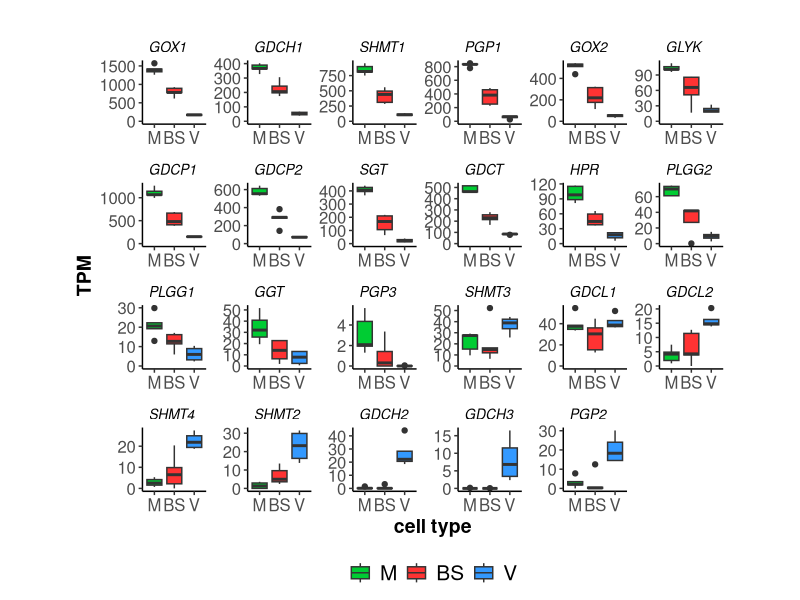

Generate this figure with R:
setwd("")

library(ggplot2)
require(reshape2)


tpm <- read.csv("KitaakeLCM_TPM.csv", header=TRUE)
list <- read.delim("photorespiration.genelist.txt", header = TRUE)
list$Symbol <- as.character(list$Symbol)
list$Symbol <- factor(list$Symbol, levels = list$Symbol)

sub <- merge(tpm, list, by="GENEID")
row.names(sub) <- sub$Symbol
sub <- sub[,2:15]

tv <- t(sub)

cell_type <- c("BS","BS","BS","BS","BS","M","M","M", "M","M","V","V","V", "V")
tv <- as.data.frame(tv)
tv$cell_type <- cell_type
head(tv)

tv$cell_type <- as.factor(tv$cell_type)
levels(tv$cell_type)
tv$cell_type <- factor(tv$cell_type, levels(tv$cell_type)[c(2,1,3)])
levels(tv$cell_type)

melt <- melt(tv)
melt$variable <- factor(melt$variable, levels=list$Symbol)
levels(melt$variable)
head(melt)
melt <- as.data.frame(melt)

p<- ggplot(melt, aes(x=cell_type, y=value, fill=cell_type)) + 
  geom_boxplot()+
  expand_limits(y = 0)+
  facet_wrap (~variable, scale = "free", nrow = 4,labeller = label_wrap_gen(5))+
  labs(title="", x="cell type", y = "TPM")+
  scale_fill_manual(name = "Cell Type", labels = c("M", "BS", "V"),
                    values = c("#00CC33","#FF3333","#3399FF")) +
  theme(axis.text=element_text(size=12), 
        axis.title=element_text(size=14,face="bold", colour = "black"), 
        strip.text.x = element_text(size = 10, colour = "black", angle = 0,face = "italic",hjust=0), 
        legend.position="bottom", legend.title = element_blank(),
        legend.text = element_text(colour="black", size=15), 
        panel.grid.major = element_line(), panel.grid.minor = element_line(),
        panel.background = element_blank(), 
        strip.background = element_blank(),
        aspect.ratio = 1, 
        axis.line = element_line(colour = "black"))
p  
